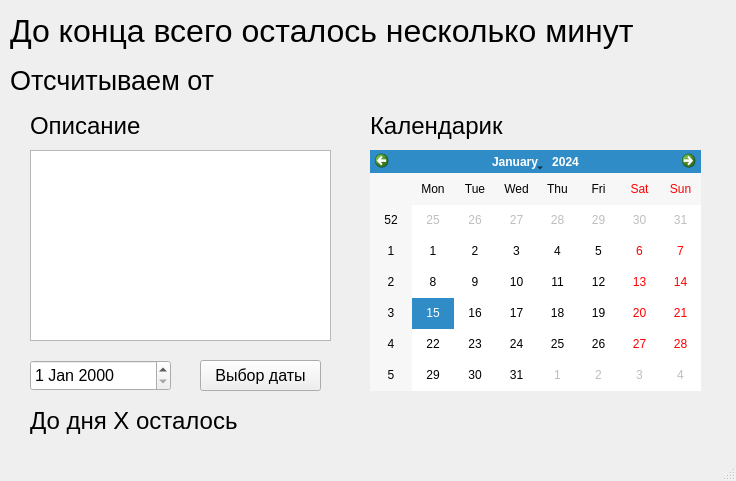
<?xml version="1.0" encoding="UTF-8"?>
<ui version="4.0">
 <class>MainWindow</class>
 <widget class="QMainWindow" name="MainWindow">
  <property name="geometry">
   <rect>
    <x>0</x>
    <y>0</y>
    <width>736</width>
    <height>481</height>
   </rect>
  </property>
  <property name="windowTitle">
   <string>Сколько осталось до</string>
  </property>
  <widget class="QWidget" name="centralwidget">
   <widget class="QLabel" name="label">
    <property name="geometry">
     <rect>
      <x>10</x>
      <y>0</y>
      <width>691</width>
      <height>61</height>
     </rect>
    </property>
    <property name="font">
     <font>
      <pointsize>24</pointsize>
     </font>
    </property>
    <property name="text">
     <string>До конца всего осталось несколько минут</string>
    </property>
   </widget>
   <widget class="QCalendarWidget" name="calendarWidget">
    <property name="geometry">
     <rect>
      <x>370</x>
      <y>150</y>
      <width>331</width>
      <height>241</height>
     </rect>
    </property>
   </widget>
   <widget class="QPlainTextEdit" name="plainTextEdit">
    <property name="geometry">
     <rect>
      <x>30</x>
      <y>150</y>
      <width>301</width>
      <height>191</height>
     </rect>
    </property>
   </widget>
   <widget class="QLabel" name="label_2">
    <property name="geometry">
     <rect>
      <x>30</x>
      <y>100</y>
      <width>161</width>
      <height>51</height>
     </rect>
    </property>
    <property name="font">
     <font>
      <pointsize>18</pointsize>
     </font>
    </property>
    <property name="text">
     <string>Описание</string>
    </property>
   </widget>
   <widget class="QLabel" name="label_3">
    <property name="geometry">
     <rect>
      <x>370</x>
      <y>110</y>
      <width>161</width>
      <height>31</height>
     </rect>
    </property>
    <property name="font">
     <font>
      <pointsize>18</pointsize>
     </font>
    </property>
    <property name="text">
     <string>Календарик</string>
    </property>
   </widget>
   <widget class="QPushButton" name="pushButton">
    <property name="geometry">
     <rect>
      <x>200</x>
      <y>360</y>
      <width>121</width>
      <height>31</height>
     </rect>
    </property>
    <property name="font">
     <font>
      <pointsize>12</pointsize>
     </font>
    </property>
    <property name="text">
     <string>Выбор даты</string>
    </property>
   </widget>
   <widget class="QDateEdit" name="dateEdit">
    <property name="geometry">
     <rect>
      <x>30</x>
      <y>360</y>
      <width>141</width>
      <height>31</height>
     </rect>
    </property>
    <property name="font">
     <font>
      <pointsize>12</pointsize>
     </font>
    </property>
   </widget>
   <widget class="QLabel" name="label_4">
    <property name="geometry">
     <rect>
      <x>30</x>
      <y>400</y>
      <width>681</width>
      <height>41</height>
     </rect>
    </property>
    <property name="font">
     <font>
      <pointsize>18</pointsize>
     </font>
    </property>
    <property name="text">
     <string>До дня Х осталось</string>
    </property>
   </widget>
   <widget class="QLabel" name="label_5">
    <property name="geometry">
     <rect>
      <x>10</x>
      <y>60</y>
      <width>711</width>
      <height>41</height>
     </rect>
    </property>
    <property name="font">
     <font>
      <pointsize>20</pointsize>
     </font>
    </property>
    <property name="text">
     <string>Отсчитываем от </string>
    </property>
   </widget>
  </widget>
  <widget class="QMenuBar" name="menubar">
   <property name="geometry">
    <rect>
     <x>0</x>
     <y>0</y>
     <width>736</width>
     <height>18</height>
    </rect>
   </property>
  </widget>
  <widget class="QStatusBar" name="statusbar"/>
 </widget>
 <resources/>
 <connections/>
</ui>
